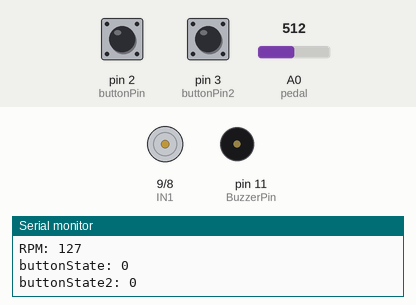
This sketch was run on a simulated Arduino Uno, built with avr-gcc and run on an emulated ATmega328P. Parts: motor-driver pin pairs drawn as motors (green arrow = first pin HIGH = forward, orange = second pin HIGH = backward, longer = more drive, scaled by the enable pin), buzzer (waves = sounding), the last lines printed to the serial monitor. The inputs (shaded band) are chosen by the test bench; at power-on: pin 2 (buttonPin) LOW, pin 3 (buttonPin2) LOW, A0 (pedal) = 512.

Above: at 2.3 s.
2.4 s: pin 2 (buttonPin) pulled HIGH for 1.8 s
At 5.1 s:
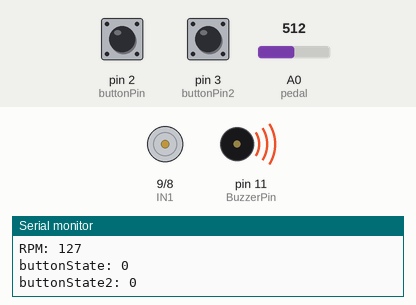
6.0 s: pin 3 (buttonPin2) pulled HIGH for 1.8 s
At 8.6 s:
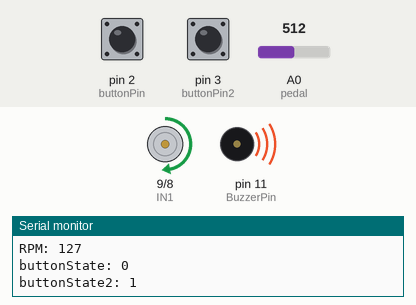
12.0 s: pin 3 (buttonPin2) pulled HIGH for 3.2 s
At 19.2 s:
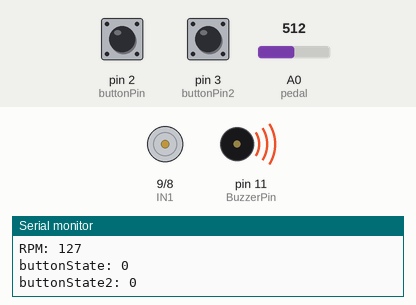
Timing chart, 0 to 20.7 s (numbered marks = the images above; inputs shaded):
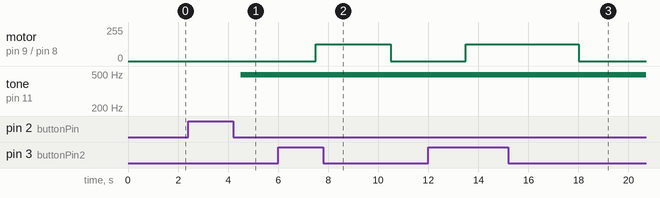

The sketch:

gate.ino
```cpp
#define EN 10
#define IN1 9
#define IN2 8

int motor_speed = 0;
int pedal = A0;
const int buttonPin = 2;
const int buttonPin2 = 3; // the number of the pushbutton pin
int buttonState = 0;         // variable for reading the pushbutton status
int buttonState2 = 0;
int BuzzerPin = 11;
void setup()
{
  pinMode(IN1, OUTPUT); // motor pin 1
  pinMode(IN2, OUTPUT); // motor pin 2
  pinMode(EN, OUTPUT); // motor PWM pin
  pinMode(pedal,INPUT); // potentiometer pin
   pinMode(buttonPin, INPUT);
  Serial.begin(9600);
}

void loop()
{
  buttonState = digitalRead(buttonPin);
    buttonState2 = digitalRead(buttonPin2);

  int pedalValue = analogRead(pedal);
  delay(1000);
  if (buttonState==1)
{
  analogWrite(BuzzerPin, 255);
delay(500);
analogWrite(BuzzerPin, 155);
delay(500);
analogWrite(BuzzerPin, 255);
delay(500);
analogWrite(BuzzerPin, 155);
delay(500);
}

else
{
analogWrite(BuzzerPin, 0);
delay(500);
}

  motor_speed = map(pedalValue, 0, 1024, 0, 255);

  Serial.print("RPM: ");
  Serial.println(motor_speed);
  Serial.print("buttonState: ");
  Serial.println(buttonState);
  Serial.print("buttonState2: ");
  Serial.println(buttonState2);
  if(buttonState2==1)
  {
  if(motor_speed >= 0 && motor_speed <= 255)
       {
       digitalWrite(IN1, HIGH);
       digitalWrite(IN2, LOW);
       analogWrite(EN,motor_speed);
       }
}
else
{
         analogWrite(EN,0);

}
}
```

Measured:
- after the input at 2.4 s, tone on pin 11 (BuzzerPin): silent → 490 Hz after 2.1 s
- after the input at 6.0 s, motor on pin 9 (IN1) / pin 8 (IN2): stopped → forward 127/255 after 1.5 s, → stopped 3.0 s later
- after the input at 12.0 s, motor on pin 9 (IN1) / pin 8 (IN2): stopped → forward 127/255 after 1.5 s, → stopped 4.5 s later
